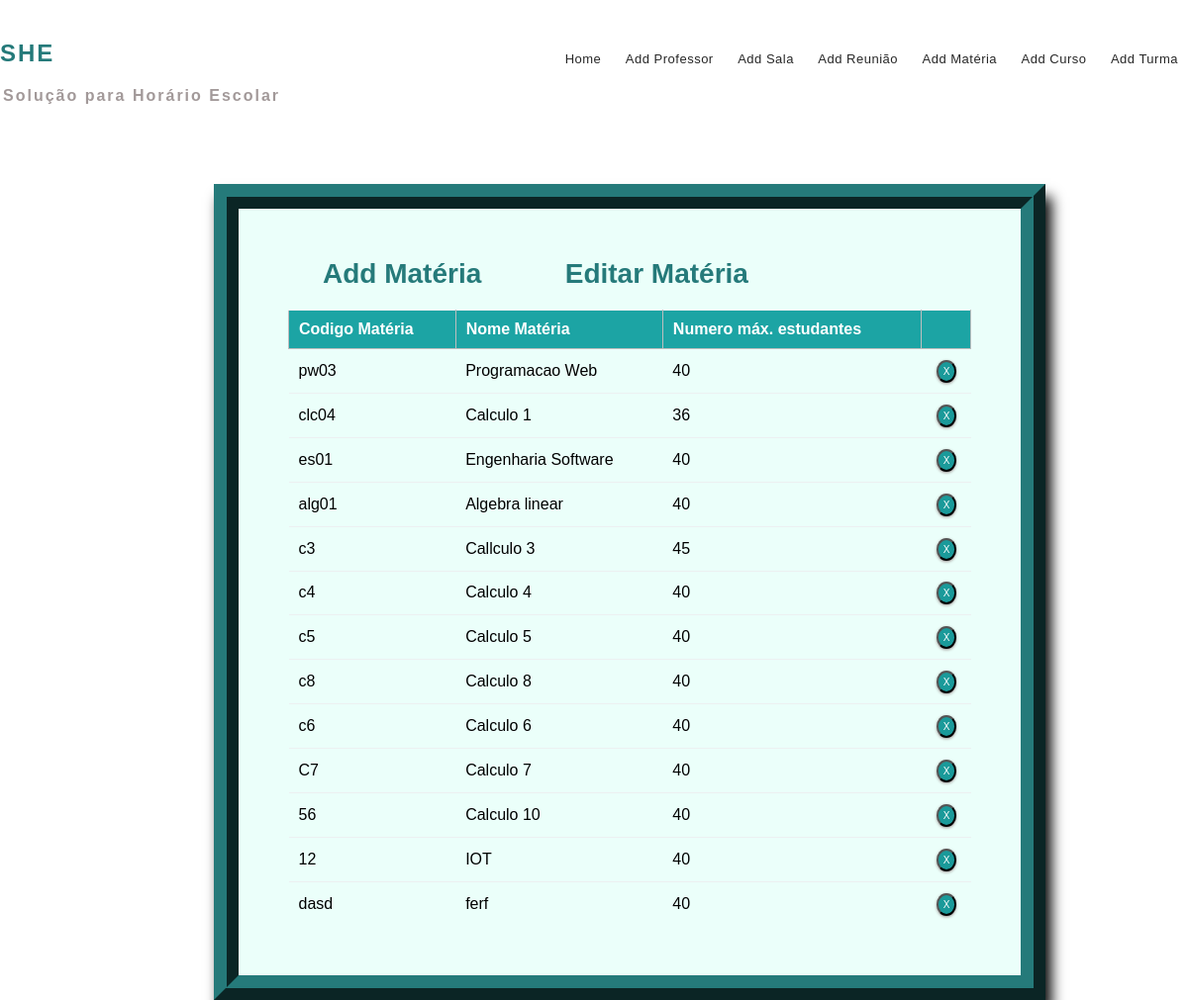
Page /course_list/ on the committed database.
### mm1/models.py (models this page shows, shortened)
class Course(models.Model):
    course_number = models.CharField(max_length=5, primary_key=True)
    course_name = models.CharField(max_length=40)
    max_numb_students = models.CharField(max_length=65)
    instructors = models.ManyToManyField(Instructor)

### mm1/views.py (the view)
# urls.py: path('course_list/', views.course_list_view, name='editcourse'),
def course_list_view(request):
    context = {
        'courses': Course.objects.all()
    }
    return render(request, 'crslist.html', context)

### templates/crslist.html (shortened to what this page needs)
{% extends 'base.html' %}
{% block content %}
{% load static %}
<fieldset class="fieldset">
    <a href="{% url 'addcourse'%}"><h1 class="tablink" onclick="openPage('new')" id="defaultOpen">Add Matéria</h1></a>
    <h1 class="tablink" onclick="openPage('edit')" id="link_to_edit">Editar Matéria</h1>
    <div class="tabcontent" id="edit">
        <table class="table1">
            <thead>
            <tr class="table-headers">
            <th>Codigo Matéria</th>
            <th>Nome Matéria </th>
            <th>Numero máx. estudantes</th>
            <th  class="empty"></th>
            </tr>
            </thead>
            <tbody>
            {% for crs in courses %}
            <tr>
             <td>{{crs.course_number}}</td>
             <td>{{crs.course_name}}</td>
             <td>{{crs.max_numb_students}}</td>
             <td class="empty">
                <form action="{% url 'deletecourse' crs.course_number %}" method="post">
                        <input type="submit" value="X" class="cross">
                </form>
             </td>
             </tr>
            {% endfor %}
            </tbody>
        </table>
    </div>
</fieldset>
{% endblock %}

### static/CSS/style.css (style rules this page uses)
* { margin: 0; padding: 0; box-sizing: border-box; font-family: sans-serif; }
html { scroll-behavior: smooth; }
a { text-decoration:none; }
form { margin-top: 3%; margin-left: 18%; margin-right: 12%; }
fieldset h1 { color: #257a7a; padding-bottom: 20px; margin-left: 35px; display: inline-block; cursor: pointer; font-size: 28px; }
fieldset input { padding:8px; color: #938c8c }
.table2 td, th { border: 1px solid rgb(190,190,190); padding: 10px 20px; }
.table1 { width: 100%; border-collapse: collapse; text-align: left; overflow: hidden; }
.table1 td, th { border-top: 1px solid #ECF0F1; padding: 10px; }
.table1 th { background-color: #1ca4a4; color: #fff; }
.cross { border-radius: 50%; font-size:10px; box-shadow: 0px 1px 3px 0px #9e9292; padding: 4px 5px; color: #fff; background-color: #1a9a9a; cursor: pointer; }
#link_to_edit { padding-left: 45px; }
.fieldset { margin-top: 3%; margin-left: 18%; margin-right: 12%; padding: 50px; border-width: 25px; border-style: ridge; border-color: #257a7a; box-shadow: 6px 13px 13px 0px black; background-color: #ebfffa; }

### rows in the picture
Course: course_number "pw03", course_name "Programacao Web", max_numb_students "40"
Course: course_number "clc04", course_name "Calculo 1", max_numb_students "36"
Course: course_number "es01", course_name "Engenharia Software", max_numb_students "40"
Course: course_number "alg01", course_name "Algebra linear", max_numb_students "40"
Course: course_number "c3", course_name "Callculo 3", max_numb_students "45"
Course: course_number "c4", course_name "Calculo 4", max_numb_students "40"
Course: course_number "c5", course_name "Calculo 5", max_numb_students "40"
Course: course_number "c8", course_name "Calculo 8", max_numb_students "40"
Course: course_number "c6", course_name "Calculo 6", max_numb_students "40"
Course: course_number "C7", course_name "Calculo 7", max_numb_students "40"
Course: course_number "56", course_name "Calculo 10", max_numb_students "40"
Course: course_number "12", course_name "IOT", max_numb_students "40"
Course: course_number "dasd", course_name "ferf", max_numb_students "40"
